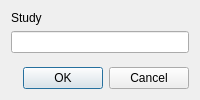
<?xml version="1.0" encoding="UTF-8"?>
<ui version="4.0">
 <class>new_study_dialog</class>
 <widget class="QDialog" name="new_study_dialog">
  <property name="geometry"><rect><x>0</x><y>0</y><width>0</width><height>0</height></rect></property>
  <property name="windowTitle"><string>Add Study</string></property>
  <property name="windowIcon"><iconset resource="images/icons.qrc"><normaloff>:/misc/meta.png</normaloff>:/misc/meta.png</iconset></property>
  <layout class="QVBoxLayout" name="verticalLayout">
   <item><layout class="QFormLayout" name="formLayout"><property name="fieldGrowthPolicy"><enum>QFormLayout::AllNonFixedFieldsGrow</enum></property><property name="rowWrapPolicy"><enum>QFormLayout::WrapAllRows</enum></property><item row="0" column="0"><widget class="QLabel" name="label_2"><property name="text"><string>Study</string></property><property name="buddy"><cstring>study_lbl</cstring></property></widget></item><item row="0" column="1"><widget class="QLineEdit" name="study_lbl"><property name="alignment"><set>Qt::AlignLeft|Qt::AlignVCenter</set></property></widget></item></layout></item>
   <item><widget class="QDialogButtonBox" name="buttonBox"><property name="orientation"><enum>Qt::Horizontal</enum></property><property name="standardButtons"><set>QDialogButtonBox::Cancel|QDialogButtonBox::Ok</set></property></widget></item>
  </layout>
 </widget>
 <tabstops><tabstop>study_lbl</tabstop></tabstops>
 <resources><include location="images/icons.qrc"/></resources>
 <connections><connection><sender>buttonBox</sender><signal>accepted()</signal><receiver>new_study_dialog</receiver><slot>accept()</slot></connection><connection><sender>buttonBox</sender><signal>rejected()</signal><receiver>new_study_dialog</receiver><slot>reject()</slot></connection></connections>
</ui>
